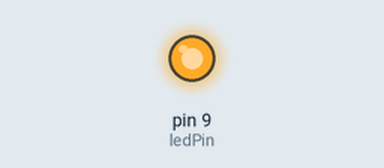
A sketch run on a simulated Arduino Uno, built with avr-gcc and run on an emulated ATmega328P. Parts: output pins drawn as LEDs (lit = HIGH).

Above: at 0.4 s.
At 10.6 s:
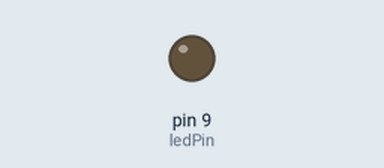
Timing chart, 0 to 15.6 s (numbered marks = the images above):
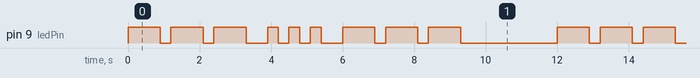

The sketch:

AfP_Class1_Ex03_S0SwFunctionSyntax.pde
```cpp
/*

 This is code to demonstrates the use of the function syntax in arduino.

 This version was for Class 1 of the Arduino for Programmers course taught
 at CRASH Space in October 2010 based on code in Class 1 (ex 2-6b) of the
 Intro to Arduino class at Machine Project in April.

 Available:
 http://23longacre.com/sharedFiles/code/arduino/201004_MP_IntroToArduino/

 This code additionally shows passing parameters.

 The Circuit:
 * Pin 9: LED, anode to microcontroller, 330 Ohm resistor from
 cathode to ground

  _________
 |	       |
 | Arduino |
 |  	   |    LED     330 Ohm
 |  	   |----(>|)----/\/\/\----|l> GND
 |_________|

 The Behavior:
 LED Pin 9 is hooked up now b/c well if you are sending an SOS, chances are
 you will want to be able to see it so it should be off the board.

 The LED hooked up to Pin 9 will blink out SOS at a rate determined by the
 settings at the top of the code.

 Written By: Carlyn Maw
 Created: April 2010
 Updated: Nov 1 2010

 */

//DEFINE: STEP ONE, OUTPUTS AND THEIR VARIABLES
const int ledPin = 9;

//set the timing ratios for the led blinks.
const int dit = 300;
int dah = 3*dit;
int letterSpace = dit;
int wordSpace = 7*dit;


//------------------------------------------------------------------ START SETUP LOOP
void setup() {
  //SETUP STEP ONE: Set digital pin modes
  pinMode(ledPin, OUTPUT);      // sets the digital pin as output

  //SETUP STEP TWO: Set any initial condtions for outputs
  digitalWrite(ledPin, LOW);
}

//------------------------------------------------------------------ START MAIN LOOP
void loop()
{

  writeLetter('S');
  writeLetter('O');
  writeLetter('S');

  writeWordSpace();

}

//------------------------------------------------------------------ END MAIN LOOP

//--------------------------------------------------------------- START PRIMATIVES


//-------------------------------------------------------------- writeDash()
void writeDash(){
  digitalWrite(ledPin, HIGH);   // sets the LED on
  delay(dah);                  // waits for a second
  digitalWrite(ledPin, LOW);    // sets the LED off
  delay(dit);
}

//--------------------------------------------------------------- writeDot()
void writeDot(){
  digitalWrite(ledPin, HIGH);   // sets the LED on
  delay(dit);                  // waits
  digitalWrite(ledPin, LOW);    // sets the LED off
  delay(dit);
}

//------------------------------------------------------- writeLetterSpace()
void writeLetterSpace() {
  digitalWrite(ledPin, LOW);    // sets the LED off
  delay(letterSpace);
}

//--------------------------------------------------------- writeWordSpace()
void writeWordSpace(){
  digitalWrite(ledPin, LOW);    // sets the LED off
  delay(wordSpace);
}

//----------------------------------------------------------------- END PRIMATIVES

//------------------------------------------------------------ writeLetter()
// there are case statements in Arduino. We'll use them in the next
// class to handle serial strings
void writeLetter(char letter) {
  if (letter == 'S') {
    writeDash();
    writeDash();
    writeDash();
    writeLetterSpace();
  }
  else if (letter == 'O') {
    writeDot();
    writeDot();
    writeDot();
    writeLetterSpace();
  }
  else {
    writeWordSpace();
  }
}
```

Measured:
- by itself, pin 9 (ledPin): repeats every 12.0 s: 2 × (LOW 0.30 s, HIGH 0.90 s), LOW 0.60 s, 2 × (HIGH 0.30 s, LOW 0.30 s), HIGH 0.30 s, LOW 0.60 s, 2 × (HIGH 0.90 s, LOW 0.30 s), HIGH 0.90 s, LOW 2.7 s, HIGH 0.90 s
- by itself, everything shown: repeats every 12.0 s, in 18 steps
